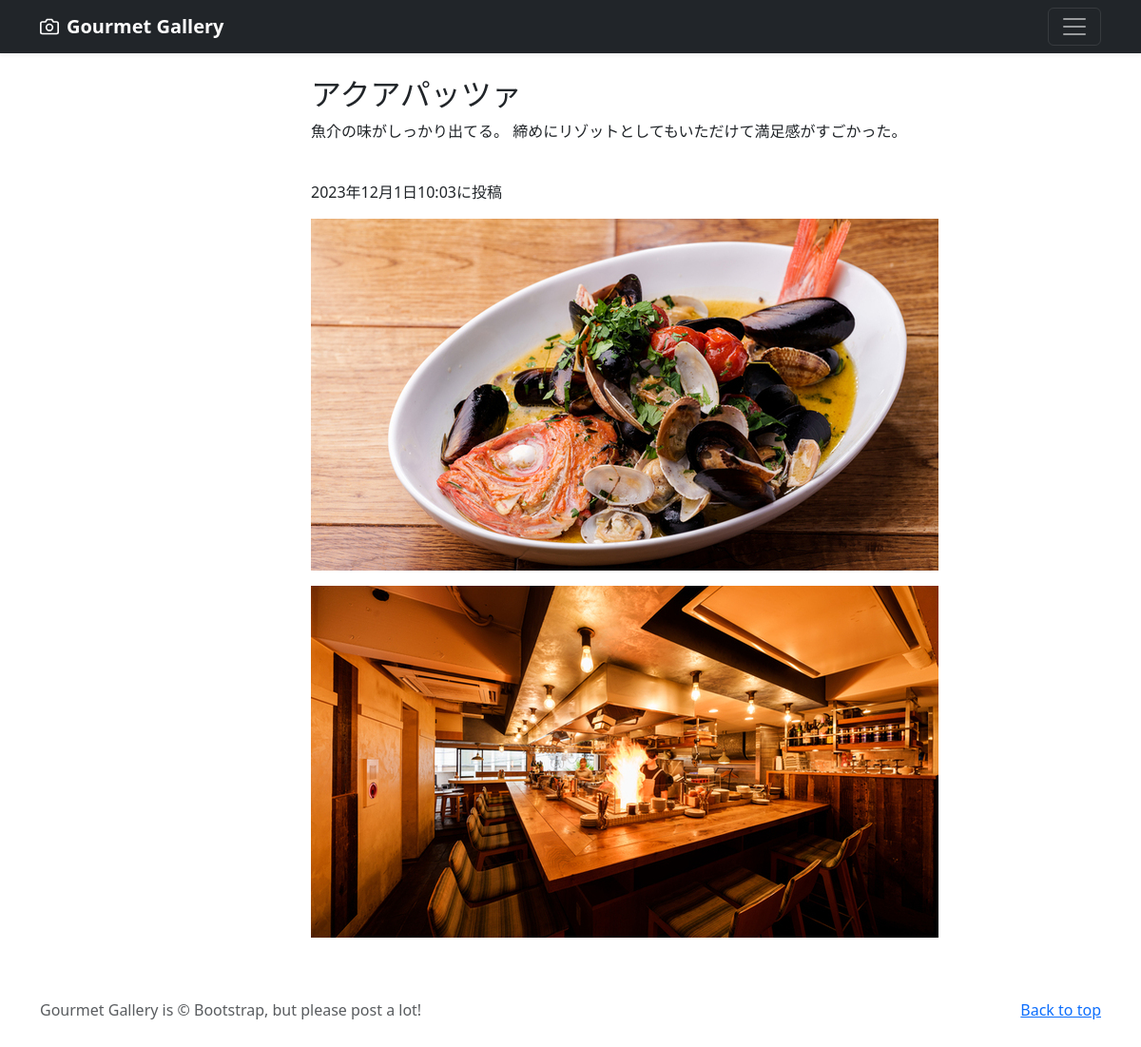
The page /photo-detail/15 (signed in) on the database its author committed.
### gourmetphoto/models.py (models this page shows, shortened)
class GourmetphotoPost(models.Model):
    user = models.ForeignKey(CustomUser, verbose_name='ユーザー', on_delete=models.CASCADE)
    Category = models.ForeignKey(Category, verbose_name='カテゴリ', on_delete=models.PROTECT)
    title = models.CharField(verbose_name='タイトル', max_length=200)
    comment = models.TextField(verbose_name='コメント',)
    image1 = models.ImageField(verbose_name='イメージ1', upload_to = 'photos')
    image2 = models.ImageField(verbose_name='イメージ2', upload_to = 'photos', blank=True, null=True)
    posted_at = models.DateTimeField(verbose_name='投稿日時', auto_now_add=True)

### gourmetphoto/views.py (the view)
# urls.py: path('photo-detail/<int:pk>', views.DetailView.as_view(), name = 'photo_detail'),
class DetailView(DetailView):
    template_name = 'gourmetphoto/detail.html'
    model = GourmetphotoPost

### gourmetphoto/templates/gourmetphoto/detail.html (shortened to what this page needs)
{% extends 'gourmetphoto/base.html' %}
    {% block contents %}
    <br>
    <div class="container">
        <div class="row">
            <div class="col offset-3">
                <h2>{{ object.title }}</h2>
                <p>{{ object.comment }}</p>
                <br>
                <p>{{ object.posted_at }}に投稿</p>
                <p><img src="{{ object.image1.url }}"></img></p>
                {% if object.image2 %}
                    <p><img src="{{ object.image2.url }}"></img></p>
                {% endif %}
            </div>
        </div>
    </div>
    {% endblock %}

### rows shown on the page
GourmetphotoPost: title "アクアパッツァ", comment "魚介の味がしっかり出てる。 締めにリゾットとしてもいただけて満足感がすごかった。", posted_at "2023年12月1日10:03", image1 (picture), image2 (picture)
